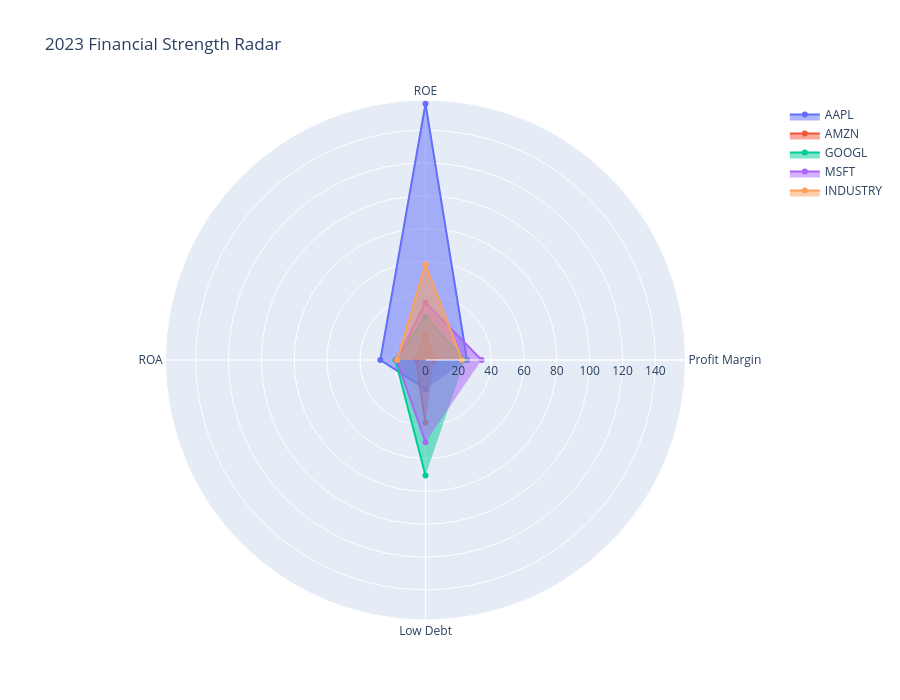

The code cell stored with this chart in its notebook:
### Code cell
latest = final[final['year'] == 2023].copy()
fig = go.Figure()
for _, r in latest.iterrows():
    fig.add_trace(go.Scatterpolar(
        r=[r.profit_margin, r.roe, r.roa, 100-r.debt_asset],
        theta=['Profit Margin', 'ROE', 'ROA', 'Low Debt'],
        fill='toself', name=r.tic
    ))
fig.update_layout(title='2023 Financial Strength Radar', height=700)
fig.show()

### Figure 1 — Plotly figure (JSON) as saved in the notebook; plotly's stock layout.template omitted (floating-point values rounded to 4 significant figures)
{"data": [{"fill": "toself", "name": "AAPL", "r": [25.31, 156.1, 27.51, 17.63], "theta": ["Profit Margin", "ROE", "ROA", "Low Debt"], "type": "scatterpolar"}, {"fill": "toself", "name": "AMZN", "r": [5.293, 15.07, 5.764, 38.24], "theta": ["Profit Margin", "ROE", "ROA", "Low Debt"], "type": "scatterpolar"}, {"fill": "toself", "name": "GOOGL", "r": [24.01, 26.25, 18.34, 70.42], "theta": ["Profit Margin", "ROE", "ROA", "Low Debt"], "type": "scatterpolar"}, {"fill": "toself", "name": "MSFT", "r": [34.15, 35.09, 17.56, 50.06], "theta": ["Profit Margin", "ROE", "ROA", "Low Debt"], "type": "scatterpolar"}, {"fill": "toself", "name": "INDUSTRY", "r": [22.19, 58.12, 17.29, null], "theta": ["Profit Margin", "ROE", "ROA", "Low Debt"], "type": "scatterpolar"}], "layout": {"height": 700, "title": {"text": "2023 Financial Strength Radar"}}}
